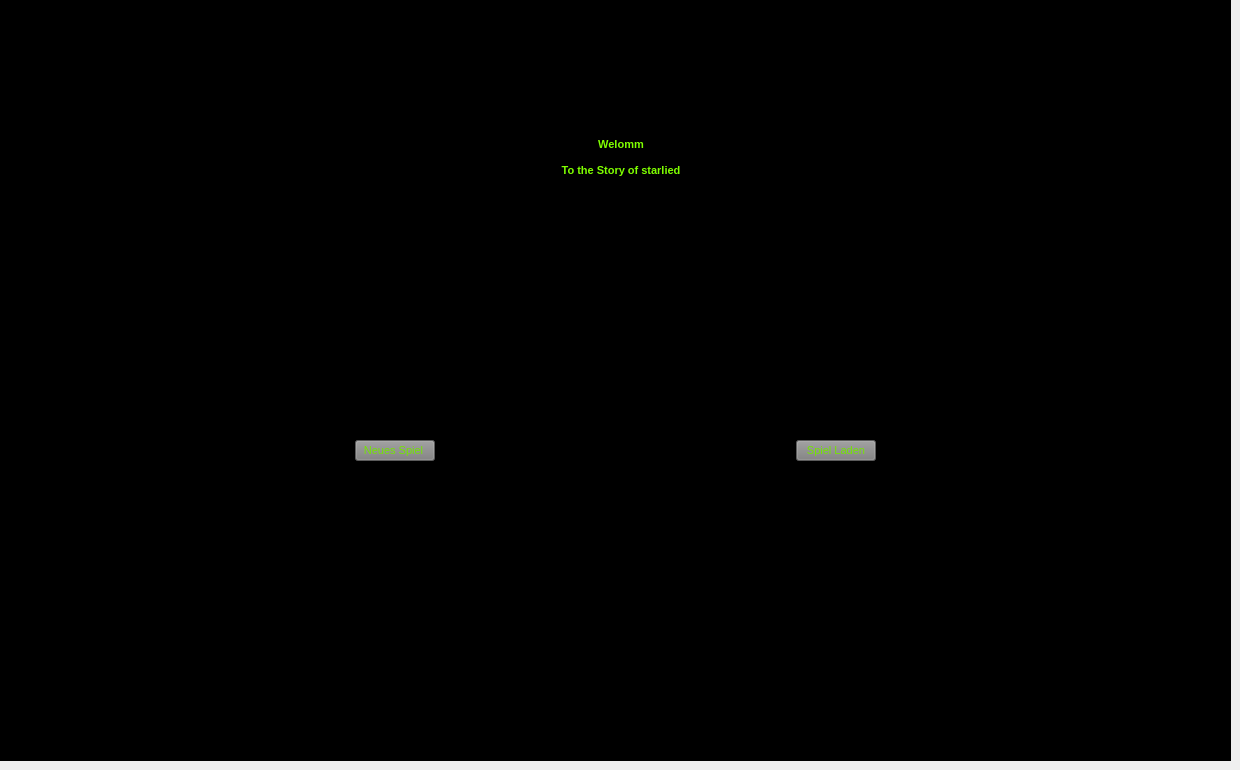
    <widget class="QWidget" name="page_2">
     <widget class="QWidget" name="widget" native="true">
      <property name="geometry">
       <rect>
        <x>0</x>
        <y>0</y>
        <width>1231</width>
        <height>761</height>
       </rect>
      </property>
      <property name="font">
       <font>
        <pointsize>8</pointsize>
       </font>
      </property>
      <property name="styleSheet">
       <string notr="true">background-color: rgb(0, 0, 0);</string>
      </property>
      <widget class="QWidget" name="layoutWidget">
       <property name="geometry">
        <rect>
         <x>0</x>
         <y>330</y>
         <width>1231</width>
         <height>241</height>
        </rect>
       </property>
       <layout class="QHBoxLayout" name="horizontalLayout_8">
        <item>
         <spacer name="horizontalSpacer_10">
          <property name="orientation">
           <enum>Qt::Horizontal</enum>
          </property>
          <property name="sizeHint" stdset="0">
           <size>
            <width>40</width>
            <height>20</height>
           </size>
          </property>
         </spacer>
        </item>
        <item>
         <widget class="QPushButton" name="pushButton_newgame">
          <property name="styleSheet">
           <string notr="true">background-color: rgb(127, 127, 127);
color: rgb(115, 230, 0);</string>
          </property>
          <property name="text">
           <string>Neues Spiel </string>
          </property>
         </widget>
        </item>
        <item>
         <spacer name="horizontalSpacer_9">
          <property name="orientation">
           <enum>Qt::Horizontal</enum>
          </property>
          <property name="sizeHint" stdset="0">
           <size>
            <width>40</width>
            <height>20</height>
           </size>
          </property>
         </spacer>
        </item>
        <item>
         <widget class="QPushButton" name="pushButton">
          <property name="font">
           <font>
            <pointsize>8</pointsize>
           </font>
          </property>
          <property name="styleSheet">
           <string notr="true">background-color: rgb(127, 127, 127);
color: rgb(115, 230, 0);</string>
          </property>
          <property name="text">
           <string>Spiel Laden</string>
          </property>
         </widget>
        </item>
        <item>
         <spacer name="horizontalSpacer_11">
          <property name="orientation">
           <enum>Qt::Horizontal</enum>
          </property>
          <property name="sizeHint" stdset="0">
           <size>
            <width>40</width>
            <height>20</height>
           </size>
          </property>
         </spacer>
        </item>
       </layout>
      </widget>
      <widget class="QWidget" name="layoutWidget">
       <property name="geometry">
        <rect>
         <x>10</x>
         <y>120</y>
         <width>1221</width>
         <height>101</height>
        </rect>
       </property>
       <layout class="QHBoxLayout" name="horizontalLayout_9">
        <item>
         <spacer name="horizontalSpacer_12">
          <property name="orientation">
           <enum>Qt::Horizontal</enum>
          </property>
          <property name="sizeHint" stdset="0">
           <size>
            <width>98</width>
            <height>20</height>
           </size>
          </property>
         </spacer>
        </item>
        <item>
         <widget class="QTextBrowser" name="textBrowser_2">
          <property name="enabled">
           <bool>false</bool>
          </property>
          <property name="sizePolicy">
           <sizepolicy hsizetype="Fixed" vsizetype="Expanding">
            <horstretch>0</horstretch>
            <verstretch>0</verstretch>
           </sizepolicy>
          </property>
          <property name="font">
           <font>
            <pointsize>8</pointsize>
            <weight>75</weight>
            <bold>true</bold>
           </font>
          </property>
          <property name="html">
           <string>&lt;!DOCTYPE HTML PUBLIC &quot;-//W3C//DTD HTML 4.0//EN&quot; &quot;http://www.w3.org/TR/REC-html40/strict.dtd&quot;&gt;
&lt;html&gt;&lt;head&gt;&lt;meta name=&quot;qrichtext&quot; content=&quot;1&quot; /&gt;&lt;style type=&quot;text/css&quot;&gt;
p, li { white-space: pre-wrap; }
&lt;/style&gt;&lt;/head&gt;&lt;body style=&quot; font-family:'MS Shell Dlg 2'; font-size:8pt; font-weight:600; font-style:normal;&quot;&gt;
&lt;p align=&quot;center&quot; style=&quot; margin-top:0px; margin-bottom:0px; margin-left:0px; margin-right:0px; -qt-block-indent:0; text-indent:0px;&quot;&gt;&lt;span style=&quot; color:#7fff00;&quot;&gt; &lt;/span&gt;&lt;/p&gt;
&lt;p align=&quot;center&quot; style=&quot; margin-top:0px; margin-bottom:0px; margin-left:0px; margin-right:0px; -qt-block-indent:0; text-indent:0px;&quot;&gt;&lt;span style=&quot; color:#7fff00;&quot;&gt;Welomm&lt;/span&gt;&lt;/p&gt;
&lt;p align=&quot;center&quot; style=&quot; margin-top:0px; margin-bottom:0px; margin-left:0px; margin-right:0px; -qt-block-indent:0; text-indent:0px;&quot;&gt;&lt;span style=&quot; color:#7fff00;&quot;&gt; &lt;/span&gt;&lt;/p&gt;
&lt;p align=&quot;center&quot; style=&quot; margin-top:0px; margin-bottom:0px; margin-left:0px; margin-right:0px; -qt-block-indent:0; text-indent:0px;&quot;&gt;&lt;span style=&quot; color:#7fff00;&quot;&gt;To the Story of starlied&lt;/span&gt;&lt;/p&gt;
&lt;p align=&quot;center&quot; style=&quot;-qt-paragraph-type:empty; margin-top:0px; margin-bottom:0px; margin-left:0px; margin-right:0px; -qt-block-indent:0; text-indent:0px; color:#7fff00;&quot;&gt;&lt;br /&gt;&lt;/p&gt;&lt;/body&gt;&lt;/html&gt;</string>
          </property>
         </widget>
        </item>
        <item>
         <spacer name="horizontalSpacer_13">
          <property name="orientation">
           <enum>Qt::Horizontal</enum>
          </property>
          <property name="sizeHint" stdset="0">
           <size>
            <width>40</width>
            <height>20</height>
           </size>
          </property>
         </spacer>
        </item>
       </layout>
      </widget>
     </widget>
    </widget>
